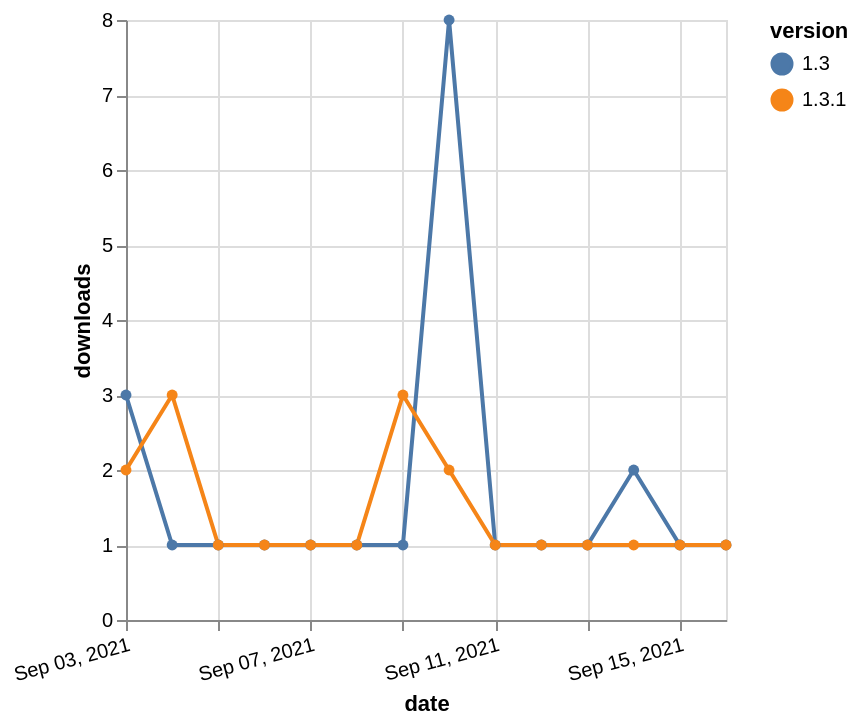

Express this chart as Vega-Lite.
### Vega-Lite specification from a JSON file in a GitHub repository (floating-point values rounded to 4 significant figures)
{"$schema": "https://vega.github.io/schema/vega-lite/v5.json", "description": "A simple bar chart with embedded data.", "data": {"values": [{"date": "2021-09-03", "total": 651, "delta": 3, "version": "1.3"}, {"date": "2021-09-04", "total": 652, "delta": 1, "version": "1.3"}, {"date": "2021-09-05", "total": 653, "delta": 1, "version": "1.3"}, {"date": "2021-09-06", "total": 654, "delta": 1, "version": "1.3"}, {"date": "2021-09-07", "total": 655, "delta": 1, "version": "1.3"}, {"date": "2021-09-08", "total": 656, "delta": 1, "version": "1.3"}, {"date": "2021-09-09", "total": 657, "delta": 1, "version": "1.3"}, {"date": "2021-09-10", "total": 665, "delta": 8, "version": "1.3"}, {"date": "2021-09-11", "total": 666, "delta": 1, "version": "1.3"}, {"date": "2021-09-12", "total": 667, "delta": 1, "version": "1.3"}, {"date": "2021-09-13", "total": 668, "delta": 1, "version": "1.3"}, {"date": "2021-09-14", "total": 670, "delta": 2, "version": "1.3"}, {"date": "2021-09-15", "total": 671, "delta": 1, "version": "1.3"}, {"date": "2021-09-16", "total": 672, "delta": 1, "version": "1.3"}, {"date": "2021-09-03", "total": 108, "delta": 2, "version": "1.3.1"}, {"date": "2021-09-04", "total": 111, "delta": 3, "version": "1.3.1"}, {"date": "2021-09-05", "total": 112, "delta": 1, "version": "1.3.1"}, {"date": "2021-09-06", "total": 113, "delta": 1, "version": "1.3.1"}, {"date": "2021-09-07", "total": 114, "delta": 1, "version": "1.3.1"}, {"date": "2021-09-08", "total": 115, "delta": 1, "version": "1.3.1"}, {"date": "2021-09-09", "total": 118, "delta": 3, "version": "1.3.1"}, {"date": "2021-09-10", "total": 120, "delta": 2, "version": "1.3.1"}, {"date": "2021-09-11", "total": 121, "delta": 1, "version": "1.3.1"}, {"date": "2021-09-12", "total": 122, "delta": 1, "version": "1.3.1"}, {"date": "2021-09-13", "total": 123, "delta": 1, "version": "1.3.1"}, {"date": "2021-09-14", "total": 124, "delta": 1, "version": "1.3.1"}, {"date": "2021-09-15", "total": 125, "delta": 1, "version": "1.3.1"}, {"date": "2021-09-16", "total": 126, "delta": 1, "version": "1.3.1"}]}, "width": "container", "mark": {"type": "line", "point": {"filled": true}}, "encoding": {"x": {"field": "date", "type": "temporal", "timeUnit": "yearmonthdate", "title": "date", "axis": {"labelAngle": -15}}, "y": {"field": "delta", "type": "quantitative", "title": "downloads"}, "color": {"field": "version", "type": "nominal"}, "tooltip": {"field": "delta"}}}
